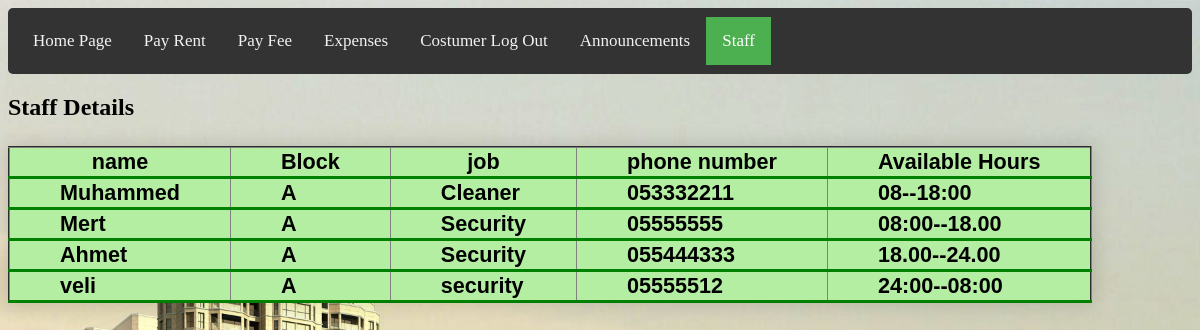
/Customer/staff.php (signed in), run on the app's committed database.
### tables this page shows
CREATE TABLE `staff` (
  `id` int(11) NOT NULL,
  `name` varchar(25) NOT NULL,
  `Block` varchar(25) NOT NULL,
  `job` varchar(25) NOT NULL,
  `phoneNumber` varchar(25) NOT NULL,
  `Details` varchar(25) NOT NULL
);

### Customer/staff.php (the view, shortened to what this page needs)
<?php
include '../db_conn.php';
 ?>
<!DOCTYPE html>
<html>
<head>
<link rel="stylesheet" href="main.css">
<link rel="stylesheet" href="customer.css">
<div class="topnav">
 <a href="LoggedCustomer.php" >Home Page</a>
<a href="borc.php">Pay Rent</a>
<a href="fee.php" >Pay Fee</a>
<a href="expenses.php" >Expenses</a>
<a href="logoutCustomer.php">Costumer Log Out </a>
<a href="Announcement.php" >Announcements </a>
  <a href="staff.php" class="active">Staff </a>
</div>
</head>
<body>
<h2> Staff Details </h2>
<h2>
<table class="styled-table" border="2" cellspacing="7">
  <tr "active-row">
    <th>name</th>
    <th>Block</th>
    <th>job</th>
    <th>phone number</th>
    <th>Available Hours</th>
  </tr>
<?php
$block=$_SESSION['Block'];
$query = "SELECT * FROM staff where Block='$block' order by  job";
$data = mysqli_query($conn,$query);
$total=mysqli_num_rows($data);
   if($total>0)
   {
while($result = mysqli_fetch_assoc($data)){
echo "  <tbody><tr class='active-row'>
<td>".$result['name']."</td>
<td>".$result['Block']."</td>
<td>".$result['job']."</td>
<td>".$result['phoneNumber']."</td>
<td>".$result['Details']."</td>
</tr>";
}
}
else{
  echo "no records";
}
?>
</table>
</body>
</html>

### Customer/main.css (style rules this page uses)
.topnav { background-color: #333; overflow: hidden; }
.topnav a { float: left; color: #f2f2f2; text-align: center; padding: 14px 16px; text-decoration: none; font-size: 17px; }
.topnav a.active { background-color: #4CAF50; color: white; }
table, th, td { background-color:#B4EEA2; }
.styled-table { border-collapse: collapse; margin: 25px 0; font-size: 0.9em; font-family: sans-serif; min-width: 400px; box-shadow: 0 0 20px rgba(0, 0, 0, 0.15); }
.styled-table th, .styled-table td { padding:1px 50px; }
.styled-table tbody tr { border-bottom: 1px solid #dddddd; }
.styled-table tbody tr:last-of-type { border-bottom: 3px solid green; }
.styled-table tbody tr.active-row { font-weight: bold; color: black; }

### Customer/customer.css (style rules this page uses)
body { background-image: url("homepage.jpg"); background-color: #cccccc; background-repeat: no-repeat; background-size: cover; }
div { border-radius: 5px; padding: 9px; }
* { box-sizing: border-box; }

### Customer/staff.php (style rules this page uses)
body { background-image: url("homepage.jpg"); background-color: #cccccc; background-repeat: no-repeat; background-size: cover; }

### data on the page
staff: name "Muhammed", Block "A", job "Cleaner", phoneNumber "053332211", Details "08--18:00"
staff: name "Mert", Block "A", job "Security", phoneNumber "05555555", Details "08:00--18.00"
staff: name "Ahmet", Block "A", job "Security", phoneNumber "055444333", Details "18.00--24.00"
staff: name "veli", Block "A", job "security", phoneNumber "05555512", Details "24:00--08:00"
